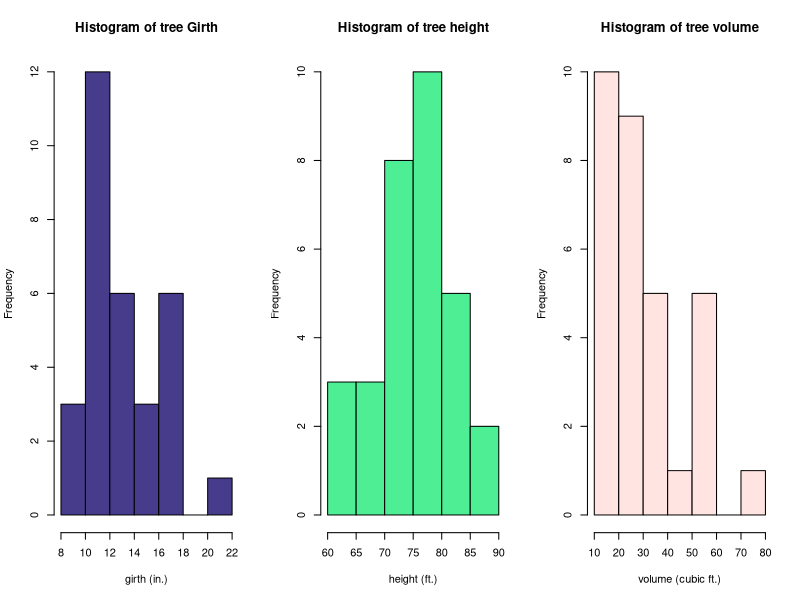
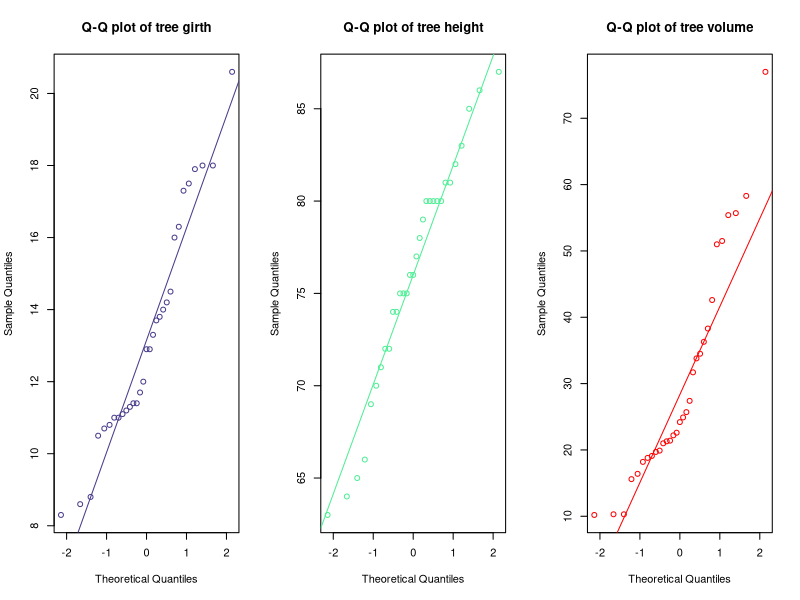

The R source for these figures, in order:
attach(trees)

par(mfrow=c(1,3))
hist(trees$Girth, main = "Histogram of tree Girth", col="slateblue4", xlab = "girth (in.)")
hist(trees$Height, main = "Histogram of tree height", col = "seagreen2", xlab = "height (ft.)")
hist(trees$Volume, main = "Histogram of tree volume", col = "mistyrose", xlab = "volume (cubic ft.)")

par(mfrow=c(1,3))
qqnorm(trees$Girth, col="slateblue4", main = "Q-Q plot of tree girth")
qqline(trees$Girth, col = "slateblue4")
qqnorm(trees$Height, main = "Q-Q plot of tree height", col = "seagreen2")
qqline(trees$Height, col = "seagreen2")
qqnorm(trees$Volume, main = "Q-Q plot of tree volume", col = "red")
qqline(trees$Volume, col = "red")


